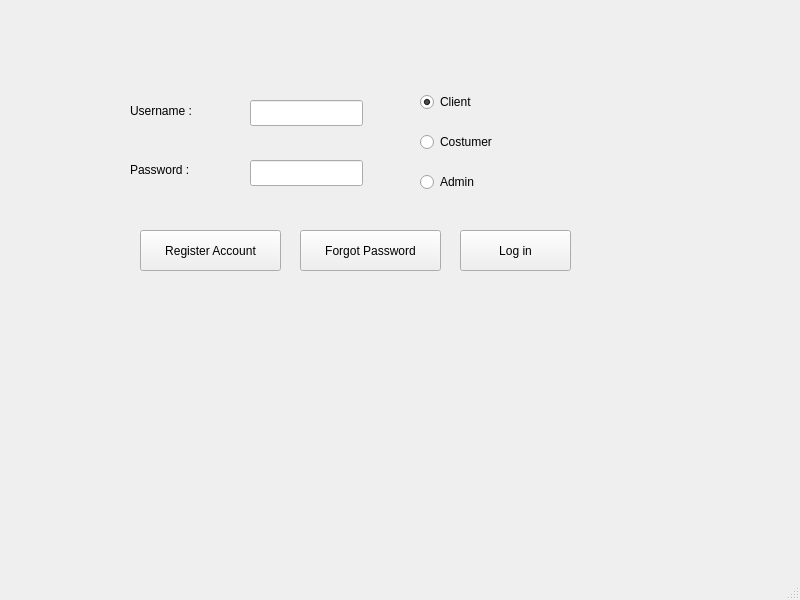
<?xml version="1.0" encoding="UTF-8"?>
<ui version="4.0">
 <class>Login</class>
 <widget class="QMainWindow" name="Login">
  <property name="geometry">
   <rect>
    <x>0</x>
    <y>0</y>
    <width>800</width>
    <height>600</height>
   </rect>
  </property>
  <property name="windowTitle">
   <string>Login</string>
  </property>
  <widget class="QWidget" name="centralwidget">
   <widget class="QLabel" name="label">
    <property name="geometry">
     <rect>
      <x>130</x>
      <y>100</y>
      <width>131</width>
      <height>21</height>
     </rect>
    </property>
    <property name="text">
     <string>Username :</string>
    </property>
   </widget>
   <widget class="QLabel" name="label_2">
    <property name="geometry">
     <rect>
      <x>130</x>
      <y>160</y>
      <width>81</width>
      <height>20</height>
     </rect>
    </property>
    <property name="text">
     <string>Password :</string>
    </property>
   </widget>
   <widget class="QLineEdit" name="lineEdit_user">
    <property name="geometry">
     <rect>
      <x>250</x>
      <y>100</y>
      <width>113</width>
      <height>26</height>
     </rect>
    </property>
   </widget>
   <widget class="QLineEdit" name="lineEdit_password">
    <property name="geometry">
     <rect>
      <x>250</x>
      <y>160</y>
      <width>113</width>
      <height>26</height>
     </rect>
    </property>
   </widget>
   <widget class="QPushButton" name="register_pushButton">
    <property name="geometry">
     <rect>
      <x>140</x>
      <y>230</y>
      <width>141</width>
      <height>41</height>
     </rect>
    </property>
    <property name="text">
     <string>Register Account</string>
    </property>
   </widget>
   <widget class="QPushButton" name="pushButton">
    <property name="geometry">
     <rect>
      <x>460</x>
      <y>230</y>
      <width>111</width>
      <height>41</height>
     </rect>
    </property>
    <property name="text">
     <string>Log in</string>
    </property>
    <property name="shortcut">
     <string>Return</string>
    </property>
   </widget>
   <widget class="QRadioButton" name="radioButton_client">
    <property name="geometry">
     <rect>
      <x>420</x>
      <y>90</y>
      <width>110</width>
      <height>24</height>
     </rect>
    </property>
    <property name="text">
     <string>Client</string>
    </property>
    <property name="checked">
     <bool>true</bool>
    </property>
   </widget>
   <widget class="QRadioButton" name="radioButton_costumer">
    <property name="geometry">
     <rect>
      <x>420</x>
      <y>130</y>
      <width>110</width>
      <height>24</height>
     </rect>
    </property>
    <property name="text">
     <string>Costumer</string>
    </property>
    <property name="checked">
     <bool>false</bool>
    </property>
   </widget>
   <widget class="QRadioButton" name="radioButton_admin">
    <property name="geometry">
     <rect>
      <x>420</x>
      <y>170</y>
      <width>110</width>
      <height>24</height>
     </rect>
    </property>
    <property name="text">
     <string>Admin</string>
    </property>
   </widget>
   <widget class="QPushButton" name="pushButton_forgot_pass">
    <property name="geometry">
     <rect>
      <x>300</x>
      <y>230</y>
      <width>141</width>
      <height>41</height>
     </rect>
    </property>
    <property name="text">
     <string>Forgot Password</string>
    </property>
   </widget>
  </widget>
  <widget class="QMenuBar" name="menubar">
   <property name="geometry">
    <rect>
     <x>0</x>
     <y>0</y>
     <width>800</width>
     <height>23</height>
    </rect>
   </property>
  </widget>
  <widget class="QStatusBar" name="statusbar"/>
 </widget>
 <resources/>
 <connections/>
</ui>
